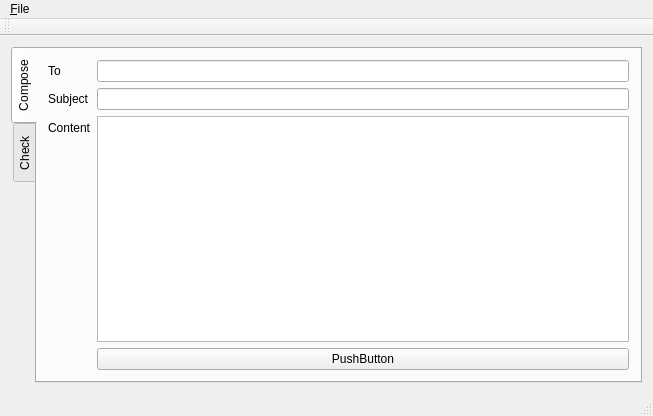
<?xml version="1.0" encoding="UTF-8"?>
<ui version="4.0">
 <class>MainWindow</class>
 <widget class="QMainWindow" name="MainWindow">
  <property name="geometry">
   <rect>
    <x>0</x>
    <y>0</y>
    <width>653</width>
    <height>416</height>
   </rect>
  </property>
  <property name="windowTitle">
   <string>MainWindow</string>
  </property>
  <widget class="QWidget" name="centralWidget">
   <layout class="QGridLayout" name="gridLayout">
    <item row="0" column="0">
     <widget class="QTabWidget" name="tabWidget">
      <property name="inputMethodHints">
       <set>Qt::ImhNone</set>
      </property>
      <property name="tabPosition">
       <enum>QTabWidget::West</enum>
      </property>
      <property name="currentIndex">
       <number>0</number>
      </property>
      <widget class="QWidget" name="tab">
       <attribute name="title">
        <string>Compose</string>
       </attribute>
       <layout class="QFormLayout" name="formLayout">
        <item row="0" column="0">
         <widget class="QLabel" name="label">
          <property name="text">
           <string>To</string>
          </property>
          <property name="buddy">
           <cstring>lineEdit</cstring>
          </property>
         </widget>
        </item>
        <item row="0" column="1">
         <widget class="QLineEdit" name="lineEdit"/>
        </item>
        <item row="1" column="0">
         <widget class="QLabel" name="label_2">
          <property name="text">
           <string>Subject</string>
          </property>
          <property name="buddy">
           <cstring>lineEdit_2</cstring>
          </property>
         </widget>
        </item>
        <item row="1" column="1">
         <widget class="QLineEdit" name="lineEdit_2"/>
        </item>
        <item row="2" column="0">
         <widget class="QLabel" name="label_3">
          <property name="text">
           <string>Content</string>
          </property>
          <property name="buddy">
           <cstring>textEdit</cstring>
          </property>
         </widget>
        </item>
        <item row="2" column="1">
         <widget class="QTextEdit" name="textEdit">
          <property name="sizePolicy">
           <sizepolicy hsizetype="Expanding" vsizetype="Expanding">
            <horstretch>0</horstretch>
            <verstretch>0</verstretch>
           </sizepolicy>
          </property>
          <property name="inputMethodHints">
           <set>Qt::ImhNone</set>
          </property>
          <property name="sizeAdjustPolicy">
           <enum>QAbstractScrollArea::AdjustIgnored</enum>
          </property>
         </widget>
        </item>
        <item row="3" column="1">
         <widget class="QPushButton" name="pushButton">
          <property name="text">
           <string>PushButton</string>
          </property>
         </widget>
        </item>
       </layout>
      </widget>
      <widget class="QWidget" name="tab_2">
       <attribute name="title">
        <string>Check</string>
       </attribute>
       <layout class="QGridLayout" name="gridLayout_2"/>
      </widget>
     </widget>
    </item>
   </layout>
  </widget>
  <widget class="QMenuBar" name="menuBar">
   <property name="geometry">
    <rect>
     <x>0</x>
     <y>0</y>
     <width>653</width>
     <height>23</height>
    </rect>
   </property>
   <widget class="QMenu" name="menu_File">
    <property name="title">
     <string>&amp;File</string>
    </property>
   </widget>
   <addaction name="menu_File"/>
  </widget>
  <widget class="QToolBar" name="mainToolBar">
   <attribute name="toolBarArea">
    <enum>TopToolBarArea</enum>
   </attribute>
   <attribute name="toolBarBreak">
    <bool>false</bool>
   </attribute>
  </widget>
  <widget class="QStatusBar" name="statusBar"/>
 </widget>
 <layoutdefault spacing="6" margin="11"/>
 <resources/>
 <connections/>
</ui>
